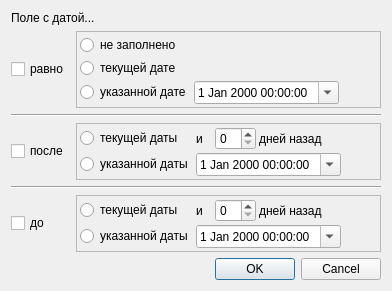
<?xml version="1.0" encoding="UTF-8"?>
<ui version="4.0">
 <class>TrkDateCondDialog</class>
 <widget class="QDialog" name="TrkDateCondDialog">
  <property name="geometry">
   <rect>
    <x>0</x>
    <y>0</y>
    <width>392</width>
    <height>271</height>
   </rect>
  </property>
  <property name="windowTitle">
   <string>Условие</string>
  </property>
  <layout class="QVBoxLayout" name="verticalLayout">
   <item>
    <widget class="QLabel" name="label">
     <property name="sizePolicy">
      <sizepolicy hsizetype="Preferred" vsizetype="Maximum">
       <horstretch>0</horstretch>
       <verstretch>0</verstretch>
      </sizepolicy>
     </property>
     <property name="text">
      <string>Поле с датой...</string>
     </property>
    </widget>
   </item>
   <item>
    <layout class="QGridLayout" name="gridLayout">
     <item row="0" column="1">
      <widget class="QFrame" name="frEqual">
       <property name="frameShape">
        <enum>QFrame::StyledPanel</enum>
       </property>
       <property name="frameShadow">
        <enum>QFrame::Raised</enum>
       </property>
       <layout class="QGridLayout" name="gridLayout_4">
        <property name="margin">
         <number>3</number>
        </property>
        <property name="spacing">
         <number>3</number>
        </property>
        <item row="2" column="1" colspan="2">
         <widget class="QDateTimeEdit" name="dteEqual">
          <property name="calendarPopup">
           <bool>true</bool>
          </property>
         </widget>
        </item>
        <item row="2" column="3">
         <spacer name="horizontalSpacer_3">
          <property name="orientation">
           <enum>Qt::Horizontal</enum>
          </property>
          <property name="sizeHint" stdset="0">
           <size>
            <width>40</width>
            <height>20</height>
           </size>
          </property>
         </spacer>
        </item>
        <item row="1" column="0">
         <widget class="QRadioButton" name="rbEqualCurDate">
          <property name="text">
           <string>текущей дате</string>
          </property>
         </widget>
        </item>
        <item row="2" column="0">
         <widget class="QRadioButton" name="rbEqualDate">
          <property name="text">
           <string>указанной дате</string>
          </property>
         </widget>
        </item>
        <item row="0" column="0">
         <widget class="QRadioButton" name="rbEqualNull">
          <property name="text">
           <string>не заполнено</string>
          </property>
         </widget>
        </item>
       </layout>
      </widget>
     </item>
     <item row="4" column="0">
      <widget class="QCheckBox" name="cbBefore">
       <property name="sizePolicy">
        <sizepolicy hsizetype="Maximum" vsizetype="Fixed">
         <horstretch>0</horstretch>
         <verstretch>0</verstretch>
        </sizepolicy>
       </property>
       <property name="text">
        <string>до</string>
       </property>
      </widget>
     </item>
     <item row="2" column="1">
      <widget class="QFrame" name="frAfter">
       <property name="frameShape">
        <enum>QFrame::StyledPanel</enum>
       </property>
       <property name="frameShadow">
        <enum>QFrame::Raised</enum>
       </property>
       <layout class="QGridLayout" name="gridLayout_3">
        <property name="margin">
         <number>3</number>
        </property>
        <property name="spacing">
         <number>3</number>
        </property>
        <item row="1" column="0">
         <widget class="QRadioButton" name="rbAfterCurDate">
          <property name="sizePolicy">
           <sizepolicy hsizetype="Maximum" vsizetype="Fixed">
            <horstretch>0</horstretch>
            <verstretch>0</verstretch>
           </sizepolicy>
          </property>
          <property name="text">
           <string>текущей даты</string>
          </property>
         </widget>
        </item>
        <item row="2" column="0">
         <widget class="QRadioButton" name="rbAfterDate">
          <property name="sizePolicy">
           <sizepolicy hsizetype="Maximum" vsizetype="Fixed">
            <horstretch>0</horstretch>
            <verstretch>0</verstretch>
           </sizepolicy>
          </property>
          <property name="text">
           <string>указанной даты</string>
          </property>
         </widget>
        </item>
        <item row="2" column="5">
         <spacer name="horizontalSpacer">
          <property name="orientation">
           <enum>Qt::Horizontal</enum>
          </property>
          <property name="sizeHint" stdset="0">
           <size>
            <width>40</width>
            <height>20</height>
           </size>
          </property>
         </spacer>
        </item>
        <item row="1" column="2">
         <widget class="QSpinBox" name="sbAfterDays"/>
        </item>
        <item row="1" column="1">
         <widget class="QLabel" name="lAfter1">
          <property name="text">
           <string>и</string>
          </property>
         </widget>
        </item>
        <item row="1" column="3">
         <widget class="QLabel" name="lAfter2">
          <property name="text">
           <string>дней назад</string>
          </property>
         </widget>
        </item>
        <item row="2" column="1" colspan="4">
         <widget class="QDateTimeEdit" name="dteAfter">
          <property name="calendarPopup">
           <bool>true</bool>
          </property>
         </widget>
        </item>
        <item row="1" column="4" colspan="2">
         <spacer name="horizontalSpacer_5">
          <property name="orientation">
           <enum>Qt::Horizontal</enum>
          </property>
          <property name="sizeHint" stdset="0">
           <size>
            <width>40</width>
            <height>20</height>
           </size>
          </property>
         </spacer>
        </item>
       </layout>
      </widget>
     </item>
     <item row="4" column="1">
      <widget class="QFrame" name="frBefore">
       <property name="frameShape">
        <enum>QFrame::StyledPanel</enum>
       </property>
       <property name="frameShadow">
        <enum>QFrame::Raised</enum>
       </property>
       <layout class="QGridLayout" name="gridLayout_2">
        <property name="margin">
         <number>3</number>
        </property>
        <property name="spacing">
         <number>3</number>
        </property>
        <item row="1" column="0">
         <widget class="QRadioButton" name="rbBeforeDate">
          <property name="sizePolicy">
           <sizepolicy hsizetype="Maximum" vsizetype="Fixed">
            <horstretch>0</horstretch>
            <verstretch>0</verstretch>
           </sizepolicy>
          </property>
          <property name="text">
           <string>указанной даты</string>
          </property>
         </widget>
        </item>
        <item row="0" column="0">
         <widget class="QRadioButton" name="rbBeforeCurDate">
          <property name="sizePolicy">
           <sizepolicy hsizetype="Maximum" vsizetype="Fixed">
            <horstretch>0</horstretch>
            <verstretch>0</verstretch>
           </sizepolicy>
          </property>
          <property name="text">
           <string>текущей даты</string>
          </property>
         </widget>
        </item>
        <item row="1" column="5">
         <spacer name="horizontalSpacer_2">
          <property name="orientation">
           <enum>Qt::Horizontal</enum>
          </property>
          <property name="sizeHint" stdset="0">
           <size>
            <width>40</width>
            <height>20</height>
           </size>
          </property>
         </spacer>
        </item>
        <item row="0" column="1">
         <widget class="QLabel" name="lBefore1">
          <property name="text">
           <string>и</string>
          </property>
         </widget>
        </item>
        <item row="0" column="2">
         <widget class="QSpinBox" name="sbBeforeDays"/>
        </item>
        <item row="0" column="3">
         <widget class="QLabel" name="lBefore2">
          <property name="text">
           <string>дней назад</string>
          </property>
         </widget>
        </item>
        <item row="1" column="1" colspan="4">
         <widget class="QDateTimeEdit" name="dteBefore">
          <property name="calendarPopup">
           <bool>true</bool>
          </property>
         </widget>
        </item>
        <item row="0" column="4" colspan="2">
         <spacer name="horizontalSpacer_6">
          <property name="orientation">
           <enum>Qt::Horizontal</enum>
          </property>
          <property name="sizeHint" stdset="0">
           <size>
            <width>40</width>
            <height>20</height>
           </size>
          </property>
         </spacer>
        </item>
       </layout>
      </widget>
     </item>
     <item row="2" column="0">
      <widget class="QCheckBox" name="cbAfter">
       <property name="sizePolicy">
        <sizepolicy hsizetype="Maximum" vsizetype="Fixed">
         <horstretch>0</horstretch>
         <verstretch>0</verstretch>
        </sizepolicy>
       </property>
       <property name="text">
        <string>после</string>
       </property>
      </widget>
     </item>
     <item row="0" column="0">
      <widget class="QCheckBox" name="cbEqual">
       <property name="text">
        <string>равно</string>
       </property>
      </widget>
     </item>
     <item row="1" column="0" colspan="2">
      <widget class="Line" name="line">
       <property name="sizePolicy">
        <sizepolicy hsizetype="Minimum" vsizetype="Minimum">
         <horstretch>0</horstretch>
         <verstretch>0</verstretch>
        </sizepolicy>
       </property>
       <property name="orientation">
        <enum>Qt::Horizontal</enum>
       </property>
      </widget>
     </item>
     <item row="3" column="0" colspan="2">
      <widget class="Line" name="line_2">
       <property name="sizePolicy">
        <sizepolicy hsizetype="Minimum" vsizetype="Minimum">
         <horstretch>0</horstretch>
         <verstretch>0</verstretch>
        </sizepolicy>
       </property>
       <property name="orientation">
        <enum>Qt::Horizontal</enum>
       </property>
      </widget>
     </item>
    </layout>
   </item>
   <item>
    <widget class="QDialogButtonBox" name="buttonBox">
     <property name="orientation">
      <enum>Qt::Horizontal</enum>
     </property>
     <property name="standardButtons">
      <set>QDialogButtonBox::Cancel|QDialogButtonBox::Ok</set>
     </property>
    </widget>
   </item>
  </layout>
 </widget>
 <resources/>
 <connections>
  <connection>
   <sender>buttonBox</sender>
   <signal>accepted()</signal>
   <receiver>TrkDateCondDialog</receiver>
   <slot>accept()</slot>
   <hints>
    <hint type="sourcelabel">
     <x>248</x>
     <y>254</y>
    </hint>
    <hint type="destinationlabel">
     <x>157</x>
     <y>274</y>
    </hint>
   </hints>
  </connection>
  <connection>
   <sender>buttonBox</sender>
   <signal>rejected()</signal>
   <receiver>TrkDateCondDialog</receiver>
   <slot>reject()</slot>
   <hints>
    <hint type="sourcelabel">
     <x>316</x>
     <y>260</y>
    </hint>
    <hint type="destinationlabel">
     <x>286</x>
     <y>274</y>
    </hint>
   </hints>
  </connection>
 </connections>
</ui>
